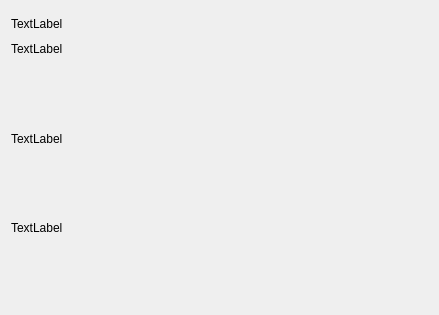
<?xml version="1.0" encoding="UTF-8"?>
<ui version="4.0">
 <class>QtWidSetupColor</class>
 <widget class="QWidget" name="QtWidSetupColor">
  <property name="geometry">
   <rect>
    <x>0</x>
    <y>0</y>
    <width>439</width>
    <height>315</height>
   </rect>
  </property>
  <property name="windowTitle">
   <string>QtWidSetupColor</string>
  </property>
  <layout class="QVBoxLayout" name="verticalLayout" stretch="2,1,5,1,5,1,5">
   <property name="sizeConstraint">
    <enum>QLayout::SetMinimumSize</enum>
   </property>
   <item>
    <widget class="QLabel" name="label">
     <property name="text">
      <string>TextLabel</string>
     </property>
    </widget>
   </item>
   <item>
    <widget class="QLabel" name="label_2">
     <property name="text">
      <string>TextLabel</string>
     </property>
    </widget>
   </item>
   <item>
    <widget class="QtWidDoubelSlider" name="H_lavel" native="true"/>
   </item>
   <item>
    <widget class="QLabel" name="label_3">
     <property name="text">
      <string>TextLabel</string>
     </property>
    </widget>
   </item>
   <item>
    <widget class="QtWidDoubelSlider" name="S_lavel" native="true"/>
   </item>
   <item>
    <widget class="QLabel" name="label_4">
     <property name="text">
      <string>TextLabel</string>
     </property>
    </widget>
   </item>
   <item>
    <widget class="QtWidDoubelSlider" name="V_lavel" native="true"/>
   </item>
  </layout>
 </widget>
 <layoutdefault spacing="6" margin="11"/>
 <customwidgets>
  <customwidget>
   <class>QtWidDoubelSlider</class>
   <extends>QWidget</extends>
   <header>qtwiddoubelslider.h</header>
   <container>1</container>
  </customwidget>
 </customwidgets>
 <resources/>
 <connections/>
</ui>
